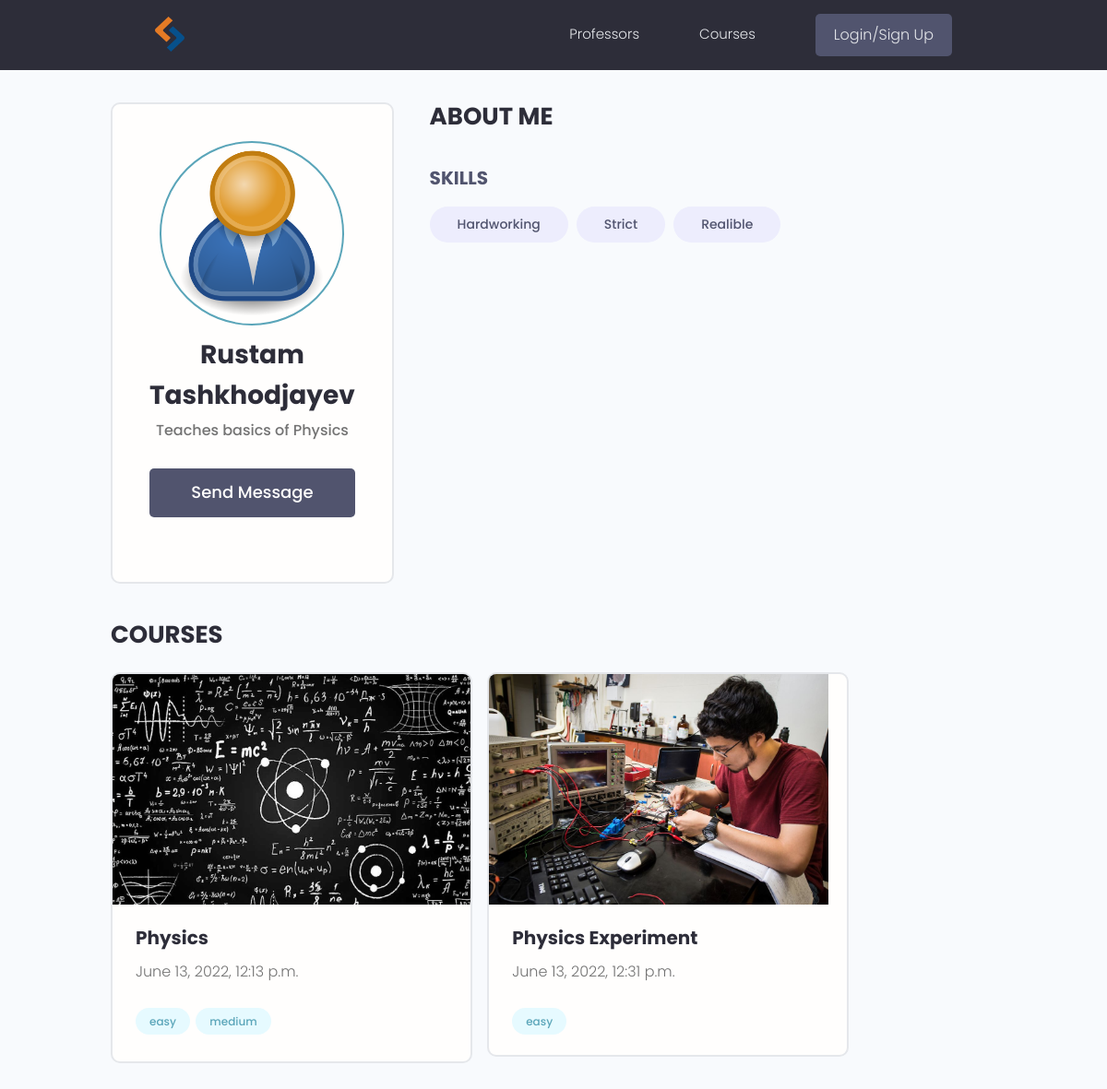
/profile/a5a27e50-6888-4f88-b5ce-bfd2787d6d9e/, run on the app's committed database.
### users/models.py (models this page shows, shortened)
class Profile(m.Model):
    user=m.OneToOneField(User,null=True,blank=True,on_delete=m.CASCADE)
    username=m.CharField(max_length=200,null=True,blank=True)
    name=m.CharField(max_length=200,null=True,blank=True)
    email=m.CharField(max_length=500,null=True,blank=True)
    short_intro=m.CharField(max_length=400,null=True,blank=True)
    bio=m.TextField(null=True,blank=True)
    profile_image=m.ImageField(null=True,blank=True,upload_to='profiles/',default='user-default.png')
    link=m.CharField(max_length=200,blank=True,null=True)
    skill=m.ManyToManyField('Skill',blank=True)
    date_created=m.DateTimeField(auto_now_add=True)
    id=m.UUIDField(default=uuid.uuid4,primary_key=True,editable=False,unique=True)
    class Meta:
        ordering=['date_created']
    @property
    def PimageURL(self):
        try:
            url=self.profile_image.url
        except:
            url=None
        return url

class Skill(m.Model):
    name=m.CharField(max_length=200,null=True,blank=True)
    description=m.TextField(null=True,blank=True)
    date_created=m.DateTimeField(auto_now_add=True)
    id=m.UUIDField(default=uuid.uuid4,primary_key=True,editable=False,unique=True)
    def __str__(self):
        return self.name

### courses/models.py (models this page shows, shortened)
class Courses(m.Model):
    owner=m.ForeignKey(Profile,null=True,blank=True,on_delete=m.SET_NULL)
    name=m.CharField(max_length=200)
    description=m.TextField(null=True,blank=True)
    featured_image=m.ImageField(null=True,blank=True,default='def.jpg')
    link=m.CharField(max_length=2000,null=True,blank=True)
    date_created=m.DateTimeField(auto_now_add=True)
    tags=m.ManyToManyField('Tags',blank=True)
    id=m.UUIDField(default=uuid.uuid4,primary_key=True,editable=False,unique=True)
    class Meta:
        ordering=['date_created']
    @property
    def ImageURL(self):
        try:
            url=self.featured_image.url
        except:
            url=None
        return url

class Tags(m.Model):
    name=m.CharField(max_length=200)
    date_created=m.DateField(auto_now_add=True)
    id=m.UUIDField(default=uuid.uuid4,unique=True,primary_key=True,editable=False)
    def __str__(self):
        return self.name

### users/views.py (the view)
# urls.py: path('profile/<str:pk>/',views.profile,name='profile'),
def profile(request,pk):
    profile=Profile.objects.get(id=pk)
    context={'profile':profile}
    return render(request,'users/profile.html',context)

### users/templates/users/profile.html (shortened to what this page needs)
{% extends 'main.html' %}
{% block content %}
<main class="profile my-md">
    <div class="container">
      <div class="layout">
        <div class="column column--1of3">
          <div class="card text-center">
            <div class="card__body dev">
              <img class="avatar avatar--xl" src="{{ profile.PimageURL }}" />
              <h2 class="dev__name">{{profile.name}}</h2>
              <p class="dev__title">{{profile.short_intro}}</p>
              <ul class="dev__social">
                {% if profile.id == request.user.profile.id %}
                {% else %}
              <a href="{% url 'create-message' profile.id %}" class="btn btn--sub btn--lg">Send Message </a>
                {% endif %}
            </div>
          </div>
        </div>
        <div class="column column--2of3">
          <div class="devInfo">
            <h3 class="devInfo__title">About Me</h3>
          </div>
          <div class="devInfo">
              <h3 class="devInfo__subtitle">Skills</h3>
              <div class="devInfo__otherSkills">
                {% for skill in profile.skill.all %}
                <span class="tag tag--pill tag--sub tag--lg">
                  <small>{{skill}}</small>
                </span>
                {% endfor %}
              </div>
            </div>
          </div>
          <div class="devInfo">
            <h3 class="devInfo__title">Courses</h3>
            <div class="grid grid--two">
                {% for course in profile.courses_set.all %}
              <div class="column">
                <div class="card project">
                  <a href="{% url 'course' course.id %}" class="project">
                    <img class="project__thumbnail" src="{{course.ImageURL}}" alt="project thumbnail" />
                    <div class="card__body">
                      <h3 class="project__title">{{course.name}}</h3>
                      <p class="project--rating">
                        {{course.date_created}}                      </p>
                      <div class="project__tags">
                        {% for tag in course.tags.all %}
                        <span class="tag tag--pill tag--main">
                          <small>{{tag}}</small>
                        </span>
                        {% endfor %}
                      </div>
                    </div>
                  </a>
                </div>
              </div>
              {% endfor %}
            </div>
          </div>
        </div>
      </div>
  </main>
{% endblock content %}

### static/styles/app.css (style rules this page uses)
:root { --color-sub: #2d2d39; }
.btn--sub { background-color: var(--color-sub-light); }
.card { border: 2px solid var(--color-light); }
img { width: 100%; }
.profile .card > .dev { padding: 4rem; }
.dev__name { color: var(--color-sub); font-size: 2.8rem; font-weight: 700; margin-top: 1rem; margin-bottom: 0.5rem; }
.dev__title { font-size: 1.6rem; font-weight: 500; line-height: 1.3; }
.dev__social { margin: 3rem 0; list-style: none; display: flex; justify-content: center; gap: 1.5rem; }
.devInfo { margin-bottom: 3rem; }
.devInfo__title, .devInfo__subtitle { font-size: 2.6rem; color: var(--color-sub); text-transform: uppercase; font-weight: 700; margin-bottom: 1.5rem; }
.devInfo__subtitle { font-size: 2rem; color: var(--color-sub-light); }
.project--rating { margin-bottom: 1.6em; margin-top: .5em; }
.project__thumbnail { height: 25rem; object-fit: cover; object-position: top center; }
.project__title { font-size: 2rem; font-weight: 700; color: var(--color-sub); }

### static/uikit/styles/modules/_variables.css (style rules this page uses)
:root { --color-main: #5aa5b9; --color-main-light: #e6faff; --color-sub: #3f4156; --color-sub-light: #51546e; --color-sub-lighter: #ededfd; --color-text: #737373; --color-gray: #8b8b8b; --color-light: #e5e7eb; --color-light-gray: #767676; --color-bg: #f8fafd; --color-white: #fffefd; --color-white-light: #f3f3f3; --color-success: #359e64; --color-success-bg: #def8e8; --color-error: #fc4b0b; --color-error-bg: #fff2ee; --font-base: 'Poppins', arial, helvetica, 'Segoe UI', roboto, ubuntu, sans-serif; --font-monospace: 'Fira Code', 'Courier New', courier, monospace; --font-regular: 300; --font-medium: 500; --font-bold: 700; --generic-shadow: 1px 1px 5px #00000010; --generic-transition: all 0.3s ease-in-out; }

### static/uikit/styles/modules/_base.css (style rules this page uses)
* { margin: 0; padding: 0; box-sizing: border-box; text-rendering: optimizeLegibility; color: inherit; font-size: inherit; }
html { font-size: 50%; }
@media only screen and (min-width: 480px) { html { font-size: 56.25%; } }
@media only screen and (min-width: 1200px) { html { font-size: 62.5%; } }
body { line-height: 1.6; font-weight: 400; font-size: 1.5rem; color: var(--color-text); background-color: var(--color-bg); min-height: 100vh; }

### static/uikit/styles/modules/_typography.css (style rules this page uses)
* { font-family: var(--font-base); }
h2 { font-size: 3.6rem; font-weight: var(--font-bold); }
h3 { font-size: 3.2rem; font-weight: var(--font-medium); }
p, span, strong { font-size: 1.6rem; color: var(--color-text); font-weight: var(--font-regular); }
a { padding-bottom: 2px; text-decoration: none; display: inline-block; color: var(--color-main); font-weight: var(--font-medium); }

### static/uikit/styles/modules/_utilities.css (style rules this page uses)
.container { width: 92%; max-width: 165rem; margin: 0 auto; box-sizing: border-box; }
@media screen and (min-width: 1000px) { .container { width: 90%; } }
@media screen and (min-width: 1200px) { .container { width: 80%; } }
.text-center { text-align: center; }
.my-md { margin: 3rem auto; }

### static/uikit/styles/modules/_avatar.css (style rules this page uses)
.avatar { border-radius: 50%; border: 2px solid var(--color-main); object-fit: cover; }
.avatar--xl { height: 20rem; width: 20rem; }

### static/uikit/styles/modules/_button.css (style rules this page uses)
.btn { display: inline-block; position: relative; cursor: pointer; background-color: var(--color-light); font-weight: var(--font-medium); color: var(--color-sub); text-decoration: none; padding: 1rem 2rem; border-radius: 0.5rem; border: none; width: -webkit-fit-content; width: -moz-fit-content; width: fit-content; height: -webkit-fit-content; height: -moz-fit-content; height: fit-content; font-size: 1.6rem; outline-width: 0; outline-color: transparent; -webkit-backface-visibility: hidden; backface-visibility: hidden; transition: all 0.3s ease-in-out; }
.btn--sub { background-color: var(--color-sub); color: var(--color-white); }
.btn--lg { font-size: 1.8rem; padding: 1.2rem 4.5rem; }

### static/uikit/styles/modules/_card.css (style rules this page uses)
.card { border-radius: 1rem; background-color: var(--color-white); border: 1.5px solid var(--color-light); width: auto; height: auto; margin-top: 0.5rem; margin-bottom: 0.5rem; overflow: hidden; }
.card__body, .card__header { padding: 2rem 2.5rem; }

### static/uikit/styles/modules/_grid.css (style rules this page uses)
.grid { display: flex; flex-wrap: wrap; justify-content: flex-start; align-items: stretch; }
.grid > .column { min-width: 28rem; margin-bottom: 2.5rem; }
.grid--two > .column { flex-basis: 100%; }
@media screen and (min-width: 800px) { .grid--two { margin-right: -2%; } }
@media screen and (min-width: 800px) { .grid--two > .column { margin-right: 2%; } }
@media screen and (min-width: 800px) { .grid--two > .column { flex-basis: 48%; } }

### data on the page
Profile: PimageURL (placeholder picture), name "Rustam Tashkhodjayev", short_intro "Teaches basics of Physics"
Skill: name "Hardworking"
Skill: name "Strict"
Skill: name "Realible"
Courses: ImageURL (picture), name "Physics", date_created "June 13, 2022, 12:13 p.m."
Tags: name "easy"
Tags: name "medium"
Courses: ImageURL (picture), name "Physics Experiment", date_created "June 13, 2022, 12:31 p.m."
